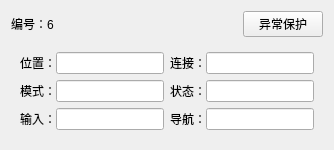
                  <widget class="QWidget" name="widget_11" native="true">
                   <layout class="QVBoxLayout" name="verticalLayout_18" stretch="1,3">
                    <item>
                     <layout class="QHBoxLayout" name="horizontalLayout_43">
                      <item>
                       <widget class="QLabel" name="label_43">
                        <property name="text">
                         <string>编号：6</string>
                        </property>
                       </widget>
                      </item>
                      <item>
                       <spacer name="horizontalSpacer_7">
                        <property name="orientation">
                         <enum>Qt::Horizontal</enum>
                        </property>
                        <property name="sizeHint" stdset="0">
                         <size>
                          <width>40</width>
                          <height>20</height>
                         </size>
                        </property>
                       </spacer>
                      </item>
                      <item>
                       <widget class="QPushButton" name="pushButton_18">
                        <property name="text">
                         <string>异常保护</string>
                        </property>
                       </widget>
                      </item>
                     </layout>
                    </item>
                    <item>
                     <widget class="QWidget" name="widget_50" native="true">
                      <layout class="QGridLayout" name="gridLayout_10">
                       <item row="0" column="0">
                        <widget class="QWidget" name="widget_51" native="true">
                         <layout class="QHBoxLayout" name="horizontalLayout_44">
                          <property name="spacing">
                           <number>0</number>
                          </property>
                          <property name="leftMargin">
                           <number>0</number>
                          </property>
                          <property name="topMargin">
                           <number>0</number>
                          </property>
                          <property name="rightMargin">
                           <number>0</number>
                          </property>
                          <property name="bottomMargin">
                           <number>0</number>
                          </property>
                          <item>
                           <widget class="QLabel" name="label_44">
                            <property name="text">
                             <string>位置：</string>
                            </property>
                           </widget>
                          </item>
                          <item>
                           <widget class="QLineEdit" name="Edit_flight_6_pos"/>
                          </item>
                         </layout>
                        </widget>
                       </item>
                       <item row="0" column="1">
                        <widget class="QWidget" name="widget_52" native="true">
                         <layout class="QHBoxLayout" name="horizontalLayout_45">
                          <property name="spacing">
                           <number>0</number>
                          </property>
                          <property name="leftMargin">
                           <number>0</number>
                          </property>
                          <property name="topMargin">
                           <number>0</number>
                          </property>
                          <property name="rightMargin">
                           <number>0</number>
                          </property>
                          <property name="bottomMargin">
                           <number>0</number>
                          </property>
                          <item>
                           <widget class="QLabel" name="label_45">
                            <property name="text">
                             <string>连接：</string>
                            </property>
                           </widget>
                          </item>
                          <item>
                           <widget class="QLineEdit" name="lineEdit_36"/>
                          </item>
                         </layout>
                        </widget>
                       </item>
                       <item row="1" column="0">
                        <widget class="QWidget" name="widget_53" native="true">
                         <layout class="QHBoxLayout" name="horizontalLayout_46">
                          <property name="spacing">
                           <number>0</number>
                          </property>
                          <property name="leftMargin">
                           <number>0</number>
                          </property>
                          <property name="topMargin">
                           <number>0</number>
                          </property>
                          <property name="rightMargin">
                           <number>0</number>
                          </property>
                          <property name="bottomMargin">
                           <number>0</number>
                          </property>
                          <item>
                           <widget class="QLabel" name="label_46">
                            <property name="text">
                             <string>模式：</string>
                            </property>
                           </widget>
                          </item>
                          <item>
                           <widget class="QLineEdit" name="lineEdit_37"/>
                          </item>
                         </layout>
                        </widget>
                       </item>
                       <item row="1" column="1">
                        <widget class="QWidget" name="widget_54" native="true">
                         <layout class="QHBoxLayout" name="horizontalLayout_47">
                          <property name="spacing">
                           <number>0</number>
                          </property>
                          <property name="leftMargin">
                           <number>0</number>
                          </property>
                          <property name="topMargin">
                           <number>0</number>
                          </property>
                          <property name="rightMargin">
                           <number>0</number>
                          </property>
                          <property name="bottomMargin">
                           <number>0</number>
                          </property>
                          <item>
                           <widget class="QLabel" name="label_47">
                            <property name="text">
                             <string>状态：</string>
                            </property>
                           </widget>
                          </item>
                          <item>
                           <widget class="QLineEdit" name="lineEdit_38"/>
                          </item>
                         </layout>
                        </widget>
                       </item>
                       <item row="2" column="0">
                        <widget class="QWidget" name="widget_55" native="true">
                         <layout class="QHBoxLayout" name="horizontalLayout_48">
                          <property name="spacing">
                           <number>0</number>
                          </property>
                          <property name="leftMargin">
                           <number>0</number>
                          </property>
                          <property name="topMargin">
                           <number>0</number>
                          </property>
                          <property name="rightMargin">
                           <number>0</number>
                          </property>
                          <property name="bottomMargin">
                           <number>0</number>
                          </property>
                          <item>
                           <widget class="QLabel" name="label_48">
                            <property name="text">
                             <string>输入：</string>
                            </property>
                           </widget>
                          </item>
                          <item>
                           <widget class="QLineEdit" name="lineEdit_39"/>
                          </item>
                         </layout>
                        </widget>
                       </item>
                       <item row="2" column="1">
                        <widget class="QWidget" name="widget_56" native="true">
                         <layout class="QHBoxLayout" name="horizontalLayout_49">
                          <property name="spacing">
                           <number>0</number>
                          </property>
                          <property name="leftMargin">
                           <number>0</number>
                          </property>
                          <property name="topMargin">
                           <number>0</number>
                          </property>
                          <property name="rightMargin">
                           <number>0</number>
                          </property>
                          <property name="bottomMargin">
                           <number>0</number>
                          </property>
                          <item>
                           <widget class="QLabel" name="label_49">
                            <property name="text">
                             <string>导航：</string>
                            </property>
                           </widget>
                          </item>
                          <item>
                           <widget class="QLineEdit" name="lineEdit_40"/>
                          </item>
                         </layout>
                        </widget>
                       </item>
                      </layout>
                     </widget>
                    </item>
                   </layout>
                  </widget>
